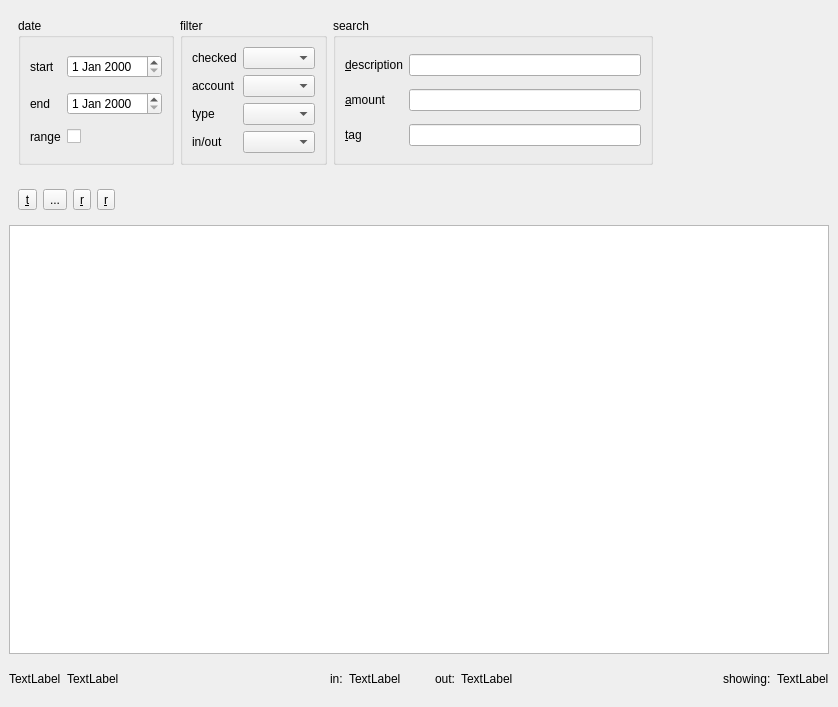
<?xml version="1.0" encoding="UTF-8"?>
<ui version="4.0">
 <class>pydosh</class>
 <widget class="QMainWindow" name="pydosh">
  <property name="geometry">
   <rect>
    <x>0</x>
    <y>0</y>
    <width>838</width>
    <height>707</height>
   </rect>
  </property>
  <property name="windowTitle">
   <string>doshLogger</string>
  </property>
  <widget class="QWidget" name="centralwidget">
   <layout class="QGridLayout" name="gridLayout_4">
    <item row="0" column="0">
     <widget class="QWidget" name="widget_3" native="true">
      <layout class="QGridLayout" name="gridLayout_3">
       <item row="0" column="0">
        <widget class="QGroupBox" name="groupBox_2">
         <property name="title">
          <string>date</string>
         </property>
         <layout class="QGridLayout">
          <item row="0" column="0">
           <widget class="QLabel" name="label">
            <property name="layoutDirection">
             <enum>Qt::LeftToRight</enum>
            </property>
            <property name="text">
             <string>start</string>
            </property>
            <property name="alignment">
             <set>Qt::AlignLeading|Qt::AlignLeft|Qt::AlignVCenter</set>
            </property>
           </widget>
          </item>
          <item row="1" column="0">
           <widget class="QLabel" name="label_2">
            <property name="layoutDirection">
             <enum>Qt::LeftToRight</enum>
            </property>
            <property name="text">
             <string>end</string>
            </property>
            <property name="alignment">
             <set>Qt::AlignLeading|Qt::AlignLeft|Qt::AlignVCenter</set>
            </property>
           </widget>
          </item>
          <item row="2" column="0">
           <widget class="QLabel" name="label_8">
            <property name="text">
             <string>range</string>
            </property>
           </widget>
          </item>
          <item row="2" column="1">
           <widget class="QCheckBox" name="dateRangeCheckbox">
            <property name="sizePolicy">
             <sizepolicy hsizetype="Preferred" vsizetype="Fixed">
              <horstretch>0</horstretch>
              <verstretch>0</verstretch>
             </sizepolicy>
            </property>
            <property name="layoutDirection">
             <enum>Qt::LeftToRight</enum>
            </property>
            <property name="text">
             <string/>
            </property>
            <property name="tristate">
             <bool>false</bool>
            </property>
           </widget>
          </item>
          <item row="0" column="1">
           <widget class="QDateEdit" name="startDateEdit"/>
          </item>
          <item row="1" column="1">
           <widget class="QDateEdit" name="endDateEdit"/>
          </item>
         </layout>
        </widget>
       </item>
       <item row="0" column="1">
        <widget class="QGroupBox" name="groupBox">
         <property name="title">
          <string>filter</string>
         </property>
         <layout class="QGridLayout" name="gridLayout">
          <item row="0" column="0">
           <widget class="QLabel" name="label_3">
            <property name="layoutDirection">
             <enum>Qt::LeftToRight</enum>
            </property>
            <property name="text">
             <string>checked</string>
            </property>
            <property name="alignment">
             <set>Qt::AlignLeading|Qt::AlignLeft|Qt::AlignVCenter</set>
            </property>
           </widget>
          </item>
          <item row="0" column="1">
           <widget class="QComboBox" name="checkedCombo">
            <property name="sizePolicy">
             <sizepolicy hsizetype="Preferred" vsizetype="Fixed">
              <horstretch>0</horstretch>
              <verstretch>0</verstretch>
             </sizepolicy>
            </property>
            <property name="toolTip">
             <string>filter on checked status</string>
            </property>
           </widget>
          </item>
          <item row="1" column="0">
           <widget class="QLabel" name="label_4">
            <property name="text">
             <string>account</string>
            </property>
            <property name="alignment">
             <set>Qt::AlignLeading|Qt::AlignLeft|Qt::AlignVCenter</set>
            </property>
           </widget>
          </item>
          <item row="1" column="1">
           <widget class="QComboBox" name="accountCombo">
            <property name="sizePolicy">
             <sizepolicy hsizetype="Preferred" vsizetype="Fixed">
              <horstretch>0</horstretch>
              <verstretch>0</verstretch>
             </sizepolicy>
            </property>
            <property name="toolTip">
             <string>filter on account</string>
            </property>
           </widget>
          </item>
          <item row="2" column="0">
           <widget class="QLabel" name="label_7">
            <property name="layoutDirection">
             <enum>Qt::LeftToRight</enum>
            </property>
            <property name="text">
             <string>type</string>
            </property>
            <property name="alignment">
             <set>Qt::AlignLeading|Qt::AlignLeft|Qt::AlignVCenter</set>
            </property>
           </widget>
          </item>
          <item row="2" column="1">
           <widget class="QComboBox" name="typeCombo">
            <property name="sizePolicy">
             <sizepolicy hsizetype="Preferred" vsizetype="Fixed">
              <horstretch>0</horstretch>
              <verstretch>0</verstretch>
             </sizepolicy>
            </property>
            <property name="toolTip">
             <string>filter on transaction code</string>
            </property>
           </widget>
          </item>
          <item row="3" column="0">
           <widget class="QLabel" name="label_13">
            <property name="text">
             <string>in/out</string>
            </property>
           </widget>
          </item>
          <item row="3" column="1">
           <widget class="QComboBox" name="inoutCombo">
            <property name="sizePolicy">
             <sizepolicy hsizetype="Preferred" vsizetype="Fixed">
              <horstretch>0</horstretch>
              <verstretch>0</verstretch>
             </sizepolicy>
            </property>
            <property name="toolTip">
             <string>filter on transaction code</string>
            </property>
           </widget>
          </item>
         </layout>
        </widget>
       </item>
       <item row="0" column="2">
        <widget class="QGroupBox" name="groupBox_3">
         <property name="minimumSize">
          <size>
           <width>320</width>
           <height>0</height>
          </size>
         </property>
         <property name="title">
          <string>search</string>
         </property>
         <layout class="QGridLayout" name="gridLayout_2">
          <item row="0" column="0">
           <widget class="QLabel" name="label_14">
            <property name="layoutDirection">
             <enum>Qt::LeftToRight</enum>
            </property>
            <property name="text">
             <string>&amp;description</string>
            </property>
            <property name="alignment">
             <set>Qt::AlignLeading|Qt::AlignLeft|Qt::AlignVCenter</set>
            </property>
            <property name="buddy">
             <cstring>descEdit</cstring>
            </property>
           </widget>
          </item>
          <item row="0" column="1">
           <widget class="SearchLineEdit" name="descEdit">
            <property name="toolTip">
             <string>filter by tag</string>
            </property>
           </widget>
          </item>
          <item row="1" column="0">
           <widget class="QLabel" name="label_6">
            <property name="layoutDirection">
             <enum>Qt::LeftToRight</enum>
            </property>
            <property name="text">
             <string>&amp;amount</string>
            </property>
            <property name="alignment">
             <set>Qt::AlignLeading|Qt::AlignLeft|Qt::AlignVCenter</set>
            </property>
            <property name="buddy">
             <cstring>amountEdit</cstring>
            </property>
           </widget>
          </item>
          <item row="1" column="1">
           <widget class="SearchLineEdit" name="amountEdit">
            <property name="sizePolicy">
             <sizepolicy hsizetype="Expanding" vsizetype="Fixed">
              <horstretch>0</horstretch>
              <verstretch>0</verstretch>
             </sizepolicy>
            </property>
            <property name="toolTip">
             <string>filter by amount (Alt-a)</string>
            </property>
           </widget>
          </item>
          <item row="2" column="0">
           <widget class="QLabel" name="label_9">
            <property name="text">
             <string>&amp;tag</string>
            </property>
            <property name="buddy">
             <cstring>tagEdit</cstring>
            </property>
           </widget>
          </item>
          <item row="2" column="1">
           <widget class="SearchLineEdit" name="tagEdit">
            <property name="toolTip">
             <string>filter by tag</string>
            </property>
           </widget>
          </item>
         </layout>
        </widget>
       </item>
       <item row="0" column="3">
        <spacer name="horizontalSpacer_3">
         <property name="orientation">
          <enum>Qt::Horizontal</enum>
         </property>
         <property name="sizeHint" stdset="0">
          <size>
           <width>126</width>
           <height>20</height>
          </size>
         </property>
        </spacer>
       </item>
      </layout>
     </widget>
    </item>
    <item row="1" column="0">
     <widget class="QWidget" name="widget" native="true">
      <layout class="QHBoxLayout" name="horizontalLayout_2">
       <item>
        <widget class="QToolButton" name="toggleCheckButton">
         <property name="toolTip">
          <string>&lt;!DOCTYPE HTML PUBLIC &quot;-//W3C//DTD HTML 4.0//EN&quot; &quot;http://www.w3.org/TR/REC-html40/strict.dtd&quot;&gt;
&lt;html&gt;&lt;head&gt;&lt;meta name=&quot;qrichtext&quot; content=&quot;1&quot; /&gt;&lt;style type=&quot;text/css&quot;&gt;
p, li { white-space: pre-wrap; }
&lt;/style&gt;&lt;/head&gt;&lt;body style=&quot; font-family:'Sans Serif'; font-size:10pt; font-weight:400; font-style:normal;&quot;&gt;
&lt;p style=&quot; margin-top:0px; margin-bottom:0px; margin-left:0px; margin-right:0px; -qt-block-indent:0; text-indent:0px;&quot;&gt;&lt;span style=&quot; font-family:'Arial';&quot;&gt;toggle checked (Alt-t)&lt;/span&gt;&lt;/p&gt;&lt;/body&gt;&lt;/html&gt;</string>
         </property>
         <property name="text">
          <string>&amp;t</string>
         </property>
         <property name="icon">
          <iconset resource="pydosh.qrc">
           <normaloff>:/icons/accept.png</normaloff>:/icons/accept.png</iconset>
         </property>
        </widget>
       </item>
       <item>
        <widget class="QToolButton" name="tagEditButton">
         <property name="toolTip">
          <string>edit tags (Alt-t)</string>
         </property>
         <property name="text">
          <string>...</string>
         </property>
         <property name="icon">
          <iconset resource="pydosh.qrc">
           <normaloff>:/icons/tag_yellow.png</normaloff>:/icons/tag_yellow.png</iconset>
         </property>
        </widget>
       </item>
       <item>
        <widget class="QToolButton" name="reloadButton">
         <property name="toolTip">
          <string>reload data (Alt-r)</string>
         </property>
         <property name="text">
          <string>&amp;r</string>
         </property>
         <property name="icon">
          <iconset resource="pydosh.qrc">
           <normaloff>:/icons/arrow_refresh.png</normaloff>:/icons/arrow_refresh.png</iconset>
         </property>
        </widget>
       </item>
       <item>
        <widget class="QToolButton" name="deleteButton">
         <property name="toolTip">
          <string>reload data (Alt-r)</string>
         </property>
         <property name="text">
          <string>&amp;r</string>
         </property>
         <property name="icon">
          <iconset resource="pydosh.qrc">
           <normaloff>:/icons/cross.png</normaloff>:/icons/cross.png</iconset>
         </property>
        </widget>
       </item>
       <item>
        <spacer name="horizontalSpacer_4">
         <property name="orientation">
          <enum>Qt::Horizontal</enum>
         </property>
         <property name="sizeHint" stdset="0">
          <size>
           <width>703</width>
           <height>20</height>
          </size>
         </property>
        </spacer>
       </item>
      </layout>
     </widget>
    </item>
    <item row="2" column="0">
     <widget class="QTableView" name="tableView"/>
    </item>
    <item row="3" column="0">
     <widget class="QWidget" name="widget_2" native="true">
      <layout class="QHBoxLayout" name="horizontalLayout_3">
       <property name="leftMargin">
        <number>0</number>
       </property>
       <property name="rightMargin">
        <number>0</number>
       </property>
       <item>
        <widget class="QLabel" name="connectionStatusText">
         <property name="text">
          <string>TextLabel</string>
         </property>
        </widget>
       </item>
       <item>
        <widget class="QLabel" name="connectionStatusIcon">
         <property name="text">
          <string>TextLabel</string>
         </property>
        </widget>
       </item>
       <item>
        <spacer>
         <property name="orientation">
          <enum>Qt::Horizontal</enum>
         </property>
         <property name="sizeHint" stdset="0">
          <size>
           <width>40</width>
           <height>20</height>
          </size>
         </property>
        </spacer>
       </item>
       <item>
        <widget class="QLabel" name="label_10">
         <property name="text">
          <string>in:</string>
         </property>
        </widget>
       </item>
       <item>
        <widget class="QLabel" name="inTotalLabel">
         <property name="toolTip">
          <string>total incoming for filtered records</string>
         </property>
         <property name="text">
          <string>TextLabel</string>
         </property>
        </widget>
       </item>
       <item>
        <spacer name="horizontalSpacer_2">
         <property name="orientation">
          <enum>Qt::Horizontal</enum>
         </property>
         <property name="sizeType">
          <enum>QSizePolicy::Fixed</enum>
         </property>
         <property name="sizeHint" stdset="0">
          <size>
           <width>28</width>
           <height>20</height>
          </size>
         </property>
        </spacer>
       </item>
       <item>
        <widget class="QLabel" name="label_11">
         <property name="text">
          <string>out:</string>
         </property>
        </widget>
       </item>
       <item>
        <widget class="QLabel" name="outTotalLabel">
         <property name="toolTip">
          <string>total outgoing for filtered records</string>
         </property>
         <property name="text">
          <string>TextLabel</string>
         </property>
        </widget>
       </item>
       <item>
        <spacer name="horizontalSpacer">
         <property name="orientation">
          <enum>Qt::Horizontal</enum>
         </property>
         <property name="sizeHint" stdset="0">
          <size>
           <width>134</width>
           <height>20</height>
          </size>
         </property>
        </spacer>
       </item>
       <item>
        <widget class="QLabel" name="label_12">
         <property name="text">
          <string>showing:</string>
         </property>
        </widget>
       </item>
       <item>
        <widget class="QLabel" name="recordCountLabel">
         <property name="toolTip">
          <string>filtered records / total records</string>
         </property>
         <property name="text">
          <string>TextLabel</string>
         </property>
        </widget>
       </item>
      </layout>
     </widget>
    </item>
   </layout>
  </widget>
 </widget>
 <customwidgets>
  <customwidget>
   <class>SearchLineEdit</class>
   <extends>QLineEdit</extends>
   <header>searchLineEdit.h</header>
  </customwidget>
 </customwidgets>
 <resources>
  <include location="pydosh.qrc"/>
 </resources>
 <connections/>
</ui>
